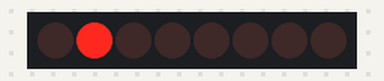
Recording of a sketch running on a simulated Arduino Uno, built with avr-gcc and run on an emulated ATmega328P. On the bench: 8 shift-register outputs drawn as a row of LEDs (first output left, lit = HIGH). Wiring (inferred from the names in the program): shift register (74HC595): data pin 11; shift clock pin 13; latch pin 12. Wiring (inferred from the signals the program sends): row of LEDs: on Q0, Q1, Q2, Q3, Q4, Q5, Q6, Q7.

Above: at 0.3 s.
At 0.9 s:
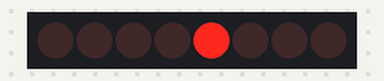
At 1.6 s:
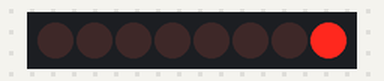
At 2.7 s:
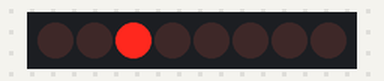
At 3.9 s:
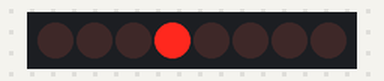
At 6.4 s:
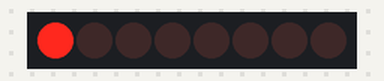
Timing chart, 0 to 7.4 s (numbered marks = the images above):
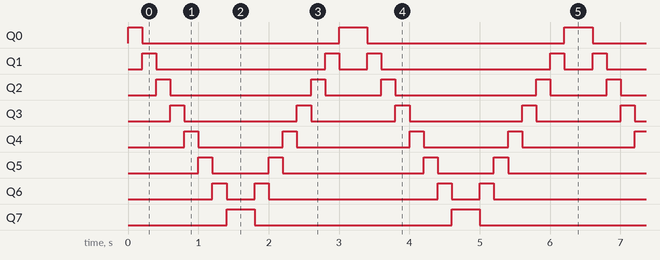

Measured:
- by itself, Q0: repeats every 3.2 s: LOW 2.8 s, HIGH 0.40 s
- by itself, Q1: repeats every 3.2 s: LOW 2.4 s, HIGH 0.20 s, LOW 0.40 s, HIGH 0.20 s
- by itself, Q2: repeats every 3.2 s: LOW 2.0 s, HIGH 0.20 s, LOW 0.80 s, HIGH 0.20 s
- by itself, Q3: repeats every 3.2 s: LOW 1.6 s, HIGH 0.20 s, LOW 1.2 s, HIGH 0.20 s
- by itself, Q4: repeats every 3.2 s: LOW 1.2 s, HIGH 0.20 s, LOW 1.6 s, HIGH 0.20 s
- by itself, Q5: repeats every 3.2 s: LOW 0.80 s, HIGH 0.20 s, LOW 2.0 s, HIGH 0.20 s
- by itself, Q6: repeats every 3.2 s: LOW 0.40 s, HIGH 0.20 s, LOW 2.4 s, HIGH 0.20 s
- by itself, Q7: alternates HIGH for 0.40 s and LOW for 2.8 s

The sketch:

74HC595_driver.ino
```cpp
// Pin connections
int latchPin = 12;   // ST_CP pin on the 74HC595
int clockPin = 13;   // SH_CP pin on the 74HC595
int dataPin = 11;    // DS pin on the 74HC595

// Data to send to the shift register
byte ledData = 0;

void setup() {
  // Set pins as outputs
  pinMode(latchPin, OUTPUT);
  pinMode(clockPin, OUTPUT);
  pinMode(dataPin, OUTPUT);
}

void loop() {
  // Turn LEDs on in sequence
  for (int i = 0; i < 8; i++) {
    ledData = 1 << i;  // Shift 1 left by 'i' positions to create the desired bit pattern
    updateShiftRegister(ledData);
    delay(200);  // Delay to visualize the change
  }

  // Turn LEDs off in sequence
  for (int i = 7; i >= 0; i--) {
    ledData = 1 << i;  // Shift 1 left by 'i' positions
    updateShiftRegister(ledData);
    delay(200);  // Delay to visualize the change
  }
}

// Function to send data to the shift register
void updateShiftRegister(byte data) {
  digitalWrite(latchPin, LOW);    // Bring latch LOW to start sending data
  shiftOut(dataPin, clockPin, MSBFIRST, data);  // Send data (MSB first)
  digitalWrite(latchPin, HIGH);   // Bring latch HIGH to lock data in place
}
```
